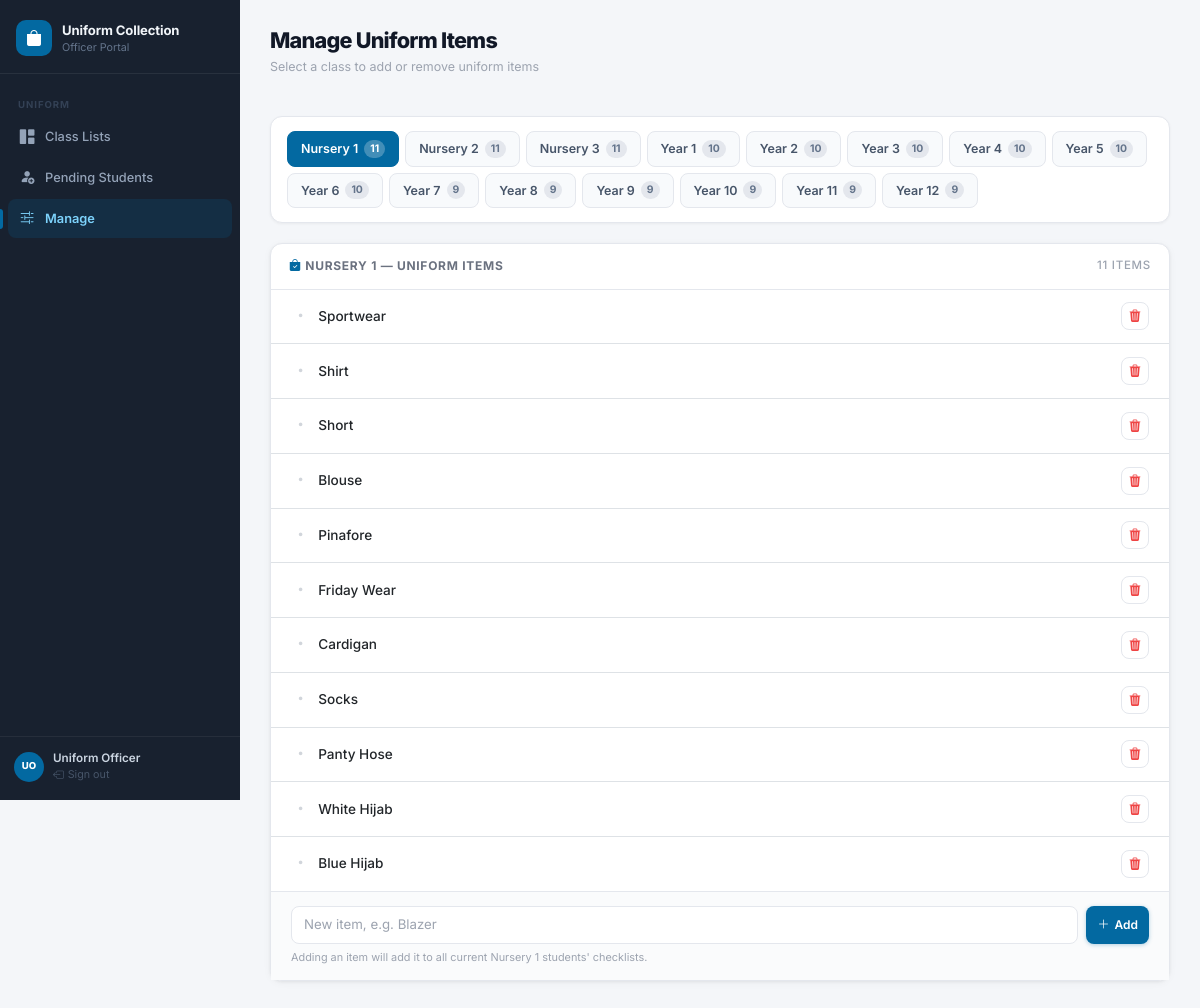
The page /uniform/manage (signed in) on the database its author committed.
### app.py (models this page shows)
class UniformItemTemplate(db.Model):
    id         = db.Column(db.Integer, primary_key=True)
    name       = db.Column(db.String(100), nullable=False)
    position   = db.Column(db.Integer, default=0)
    class_name = db.Column(db.String(100), nullable=True)

### app.py (the view)
@app.route('/uniform/manage', methods=['GET'])
@uniform_required
def uniform_manage():
    templates_by_class = {}
    for cls in CLASSES_LIST:
        templates_by_class[cls] = UniformItemTemplate.query.filter_by(
            class_name=cls).order_by(UniformItemTemplate.position).all()
    return render_template('uniform_manage.html',
                           templates_by_class=templates_by_class,
                           classes_list=CLASSES_LIST)

### app.py (called while the page is built)
def uniform_required(f):
    @wraps(f)
    def decorated(*args, **kwargs):
        if not session.get('uniform_auth'):
            return redirect(url_for('uniform_login'))
        return f(*args, **kwargs)
    return decorated

### templates/uniform_manage.html (shortened to what this page needs)
{% extends 'uniform_base.html' %}
{% block content %}
<div class="page-hd">
  <div class="page-hd-left">
    <h1>Manage Uniform Items</h1>
    <p class="page-sub">Select a class to add or remove uniform items</p>
  </div>
</div>
<div class="class-tab-strip">
  {% for cls in classes_list %}
  <button class="class-tab {% if loop.first %}active{% endif %}"
          onclick="showTab('mtab-{{ loop.index }}')"
          id="mbtn-{{ loop.index }}">
    {{ cls }}
    <span class="ctab-count">{{ templates_by_class[cls]|length }}</span>
  </button>
  {% endfor %}
</div>
{% for cls in classes_list %}
{% set items = templates_by_class[cls] %}
<div class="class-pane {% if not loop.first %}d-none{% endif %}" id="mtab-{{ loop.index }}">
  <div class="card">
    <div class="card-header" style="justify-content:space-between;">
      <span>
        <i class="bi bi-bag-check-fill" style="color:var(--accent);"></i>
        {{ cls }} — Uniform Items
      </span>
      <span style="font-size:.72rem;color:var(--text-4);font-weight:500;">
        {{ items|length }} item{{ 's' if items|length != 1 }}
      </span>
    </div>
    <div class="card-body p-0">
      {% if items %}
      <ul class="list-group list-group-flush">
        {% for tpl in items %}
        <li class="list-group-item d-flex align-items-center justify-content-between"
            style="padding:12px 20px;font-size:.85rem;font-weight:500;">
          <div class="d-flex align-items-center gap-2">
            <i class="bi bi-dot" style="color:#d1d5db;font-size:1.2rem;"></i>
            {{ tpl.name }}
          </div>
          <form method="post" action="{{ url_for('uniform_delete_item', tpl_id=tpl.id) }}"
                onsubmit="return confirm('Remove &quot;{{ tpl.name }}&quot; from {{ cls }}?')">
            <button type="submit" class="icon-btn" title="Remove item"
                    style="width:28px;height:28px;font-size:.78rem;color:#ef4444;">
              <i class="bi bi-trash3-fill"></i>
            </button>
          </form>
        </li>
        {% endfor %}
      </ul>
      {% else %}
      <div style="padding:28px 20px;text-align:center;color:var(--text-4);font-size:.82rem;">
        No items defined for {{ cls }} yet.
      </div>
      {% endif %}
      <div style="padding:14px 20px;border-top:1px solid var(--border);background:#fafbfc;">
        <form method="post" action="{{ url_for('uniform_add_item') }}" class="d-flex gap-2">
          <input type="text" name="item_name" class="form-control form-control-sm"
                 placeholder="New item, e.g. Blazer" required style="flex:1;">
          <button type="submit" class="btn btn-primary btn-sm" style="white-space:nowrap;">
            <i class="bi bi-plus-lg"></i> Add
          </button>
        </form>
        <div style="font-size:.68rem;color:var(--text-4);margin-top:5px;">
          Adding an item will add it to all current {{ cls }} students' checklists.
        </div>
      </div>
    </div>
  </div>
</div>
{% endfor %}
{% endblock %}

### static/style.css (style rules this page uses)
:root { --sidebar-bg: #18212f; --sidebar-width: 240px; --bg: #f4f6f9; --surface: #ffffff; --border: #e4e7ed; --border-subtle: rgba(15,23,42,.06); --text: #111827; --text-2: #374151; --text-3: #6b7280; --text-4: #9ca3af; --accent: #4f46e5; --accent-light: #eef2ff; --accent-hover: #4338ca; --success: #16a34a; --success-light: #dcfce7; --danger: #dc2626; --danger-light: #fee2e2; --shadow-xs: 0 1px 2px rgba(0,0,0,.04); --shadow-sm: 0 1px 3px rgba(0,0,0,.06), 0 2px 8px rgba(0,0,0,.04); --shadow-md: 0 4px 16px rgba(0,0,0,.08); --radius-xl: 16px; --radius-lg: 12px; --radius-md: 8px; --radius-sm: 6px; }
*, *::before, *::after { box-sizing: border-box; margin: 0; padding: 0; }
body { font-family: 'Inter', system-ui, sans-serif; background: var(--bg); color: var(--text); font-size: .875rem; line-height: 1.55; -webkit-font-smoothing: antialiased; }
.page-hd { display: flex; justify-content: space-between; align-items: flex-start; margin-bottom: 24px; flex-wrap: wrap; gap: 12px; }
.page-hd-left h1 { font-size: 1.35rem; font-weight: 800; color: var(--text); letter-spacing: -.035em; margin: 0; }
.page-hd-left .page-sub { font-size: .78rem; color: var(--text-4); margin-top: 3px; }
.card { border: 1px solid var(--border); border-radius: var(--radius-lg); box-shadow: var(--shadow-sm); background: var(--surface); }
.card-header { border-bottom: 1px solid var(--border); padding: 13px 18px; font-size: .75rem; font-weight: 700; color: var(--text-3); background: transparent !important; text-transform: uppercase; letter-spacing: .06em; display: flex; align-items: center; gap: 7px; }
.card-body { padding: 20px; }
.btn { border-radius: var(--radius-md); font-weight: 600; font-size: .8rem; transition: all .14s; display: inline-flex; align-items: center; gap: 5px; }
.btn-primary { background: var(--accent); border: none; color: #fff; box-shadow: 0 1px 4px rgba(79,70,229,.3); }
.btn-sm { font-size: .75rem; padding: 5px 11px; }
.form-control, .form-select { border: 1.5px solid var(--border); border-radius: var(--radius-md); font-size: .83rem; padding: 8px 12px; color: var(--text); background: var(--surface); font-family: inherit; transition: border-color .14s, box-shadow .14s; }
.form-control::placeholder { color: var(--text-4); }
.icon-btn { width: 32px; height: 32px; border-radius: var(--radius-md); display: flex; align-items: center; justify-content: center; border: 1.5px solid var(--border); background: var(--surface); color: var(--text-3); font-size: .85rem; cursor: pointer; transition: all .13s; text-decoration: none; }

### templates/uniform_base.html (style rules this page uses)
:root { --accent: #0369a1; --accent-light: #e0f2fe; --accent-hover: #075985; }
.btn-primary { background: #0369a1; box-shadow: 0 1px 4px rgba(3,105,161,.3); }

### templates/uniform_manage.html (style rules this page uses)
.class-tab-strip { display:flex;gap:6px;flex-wrap:wrap;margin-bottom:20px; padding:14px 16px;background:#fff;border:1px solid var(--border); border-radius:12px;box-shadow:0 1px 3px rgba(0,0,0,.05); }
.class-tab { display:inline-flex;align-items:center;gap:6px;padding:7px 13px; border:1.5px solid #e4e7ed;border-radius:8px;background:#f8fafc; font-size:.78rem;font-weight:600;color:#475569;cursor:pointer; transition:all .14s;font-family:inherit;white-space:nowrap; }
.class-tab.active { background:var(--accent);border-color:var(--accent);color:#fff; }
.class-tab.active .ctab-count { background:rgba(255,255,255,.25);color:#fff; }
.ctab-count { background:#e4e7ed;color:#64748b;font-size:.65rem;font-weight:700;padding:1px 6px;border-radius:10px; }

### rows shown on the page
UniformItemTemplate: name "Sportwear"
UniformItemTemplate: name "Shirt"
UniformItemTemplate: name "Short"
UniformItemTemplate: name "Blouse"
UniformItemTemplate: name "Pinafore"
UniformItemTemplate: name "Friday Wear"
UniformItemTemplate: name "Cardigan"
UniformItemTemplate: name "Socks"
UniformItemTemplate: name "Panty Hose"
UniformItemTemplate: name "White Hijab"
UniformItemTemplate: name "Blue Hijab"

### other values the page prints
{{ cls }} "Nursery 1" "Nursery 2" "Nursery 3" "Year 1" "Year 2" "Year 3" "Year 4" "Year 5" "Year 6" "Year 7" "Year 8" "Year 9" "Year 10" "Year 11" "Year 12"
{{ templates_by_class[cls]|length }} "11" "11" "11" "10" "10" "10" "10" "10" "10" "9" "9" "9" "9" "9" "9"
{{ cls }} "NURSERY 1"
{{ items|length }} "11"
{{ 's' if items|length != 1 }} "S"
{{ cls }} "Nursery 1"
